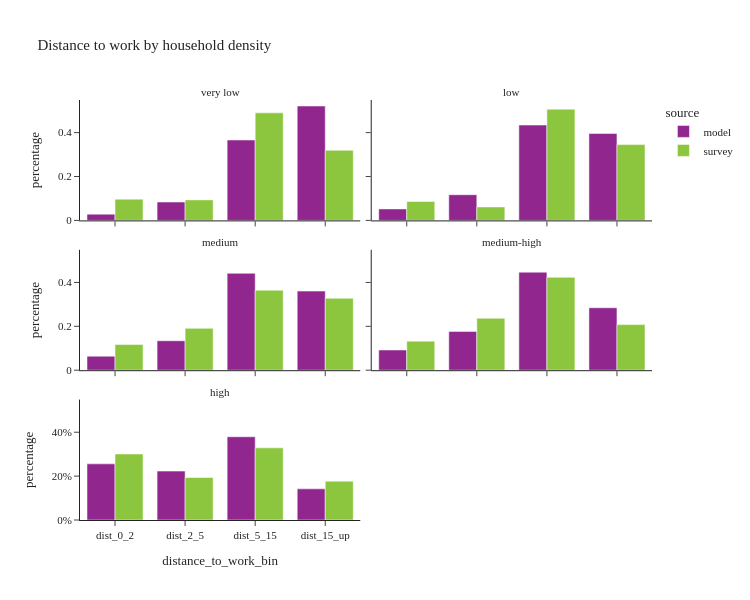

The notebook cell this image was saved under:
### Markdown cell above
- Household density represents the household density of a person's home location

### Code cell
util.plot_share_facetbar(per_data, 'person_weight', share_col="distance_to_work_bin", title="Distance to work by household density", 
                            facet_col="log_hh_1_group", facet_col_wrap=2, height=600, orientation='v')

### Figure 1 — Plotly figure (JSON) as saved in the notebook; plotly's stock layout.template omitted (floating-point values rounded to 4 significant figures)
{"data": [{"alignmentgroup": "True", "customdata": [[7013], [20624], [90214], [128321]], "hovertemplate": "source=model<br>log_hh_1_group=very low<br>distance_to_work_bin=%{x}<br>percentage=%{y}<br>sample_size=%{customdata[0]}<extra></extra>", "legendgroup": "model", "marker": {"color": "#91268F", "pattern": {"shape": ""}}, "name": "model", "offsetgroup": "model", "orientation": "v", "showlegend": true, "textposition": "auto", "type": "bar", "x": ["dist_0_2", "dist_2_5", "dist_5_15", "dist_15_up"], "xaxis": "x5", "y": [0.02849, 0.08378, 0.3665, 0.5213], "yaxis": "y5"}, {"alignmentgroup": "True", "customdata": [[13632], [30496], [113296], [103293]], "hovertemplate": "source=model<br>log_hh_1_group=low<br>distance_to_work_bin=%{x}<br>percentage=%{y}<br>sample_size=%{customdata[0]}<extra></extra>", "legendgroup": "model", "marker": {"color": "#91268F", "pattern": {"shape": ""}}, "name": "model", "offsetgroup": "model", "orientation": "v", "showlegend": false, "textposition": "auto", "type": "bar", "x": ["dist_0_2", "dist_2_5", "dist_5_15", "dist_15_up"], "xaxis": "x6", "y": [0.05229, 0.117, 0.4346, 0.3962], "yaxis": "y6"}, {"alignmentgroup": "True", "customdata": [[33617], [70791], [232993], [190182]], "hovertemplate": "source=model<br>log_hh_1_group=medium<br>distance_to_work_bin=%{x}<br>percentage=%{y}<br>sample_size=%{customdata[0]}<extra></extra>", "legendgroup": "model", "marker": {"color": "#91268F", "pattern": {"shape": ""}}, "name": "model", "offsetgroup": "model", "orientation": "v", "showlegend": false, "textposition": "auto", "type": "bar", "x": ["dist_0_2", "dist_2_5", "dist_5_15", "dist_15_up"], "xaxis": "x3", "y": [0.06372, 0.1342, 0.4416, 0.3605], "yaxis": "y3"}, {"alignmentgroup": "True", "customdata": [[45185], [86793], [219105], [139580]], "hovertemplate": "source=model<br>log_hh_1_group=medium-high<br>distance_to_work_bin=%{x}<br>percentage=%{y}<br>sample_size=%{customdata[0]}<extra></extra>", "legendgroup": "model", "marker": {"color": "#91268F", "pattern": {"shape": ""}}, "name": "model", "offsetgroup": "model", "orientation": "v", "showlegend": false, "textposition": "auto", "type": "bar", "x": ["dist_0_2", "dist_2_5", "dist_5_15", "dist_15_up"], "xaxis": "x4", "y": [0.09209, 0.1769, 0.4465, 0.2845], "yaxis": "y4"}, {"alignmentgroup": "True", "customdata": [[117876], [102721], [174836], [65398]], "hovertemplate": "source=model<br>log_hh_1_group=high<br>distance_to_work_bin=%{x}<br>percentage=%{y}<br>sample_size=%{customdata[0]}<extra></extra>", "legendgroup": "model", "marker": {"color": "#91268F", "pattern": {"shape": ""}}, "name": "model", "offsetgroup": "model", "orientation": "v", "showlegend": false, "textposition": "auto", "type": "bar", "x": ["dist_0_2", "dist_2_5", "dist_5_15", "dist_15_up"], "xaxis": "x", "y": [0.2558, 0.2229, 0.3794, 0.1419], "yaxis": "y"}, {"alignmentgroup": "True", "customdata": [[21], [26], [84], [97]], "hovertemplate": "source=survey<br>log_hh_1_group=very low<br>distance_to_work_bin=%{x}<br>percentage=%{y}<br>sample_size=%{customdata[0]}<extra></extra>", "legendgroup": "survey", "marker": {"color": "#8CC63E", "pattern": {"shape": ""}}, "name": "survey", "offsetgroup": "survey", "orientation": "v", "showlegend": true, "textposition": "auto", "type": "bar", "x": ["dist_0_2", "dist_2_5", "dist_5_15", "dist_15_up"], "xaxis": "x5", "y": [0.09686, 0.09353, 0.4901, 0.3195], "yaxis": "y5"}, {"alignmentgroup": "True", "customdata": [[22], [32], [109], [66]], "hovertemplate": "source=survey<br>log_hh_1_group=low<br>distance_to_work_bin=%{x}<br>percentage=%{y}<br>sample_size=%{customdata[0]}<extra></extra>", "legendgroup": "survey", "marker": {"color": "#8CC63E", "pattern": {"shape": ""}}, "name": "survey", "offsetgroup": "survey", "orientation": "v", "showlegend": false, "textposition": "auto", "type": "bar", "x": ["dist_0_2", "dist_2_5", "dist_5_15", "dist_15_up"], "xaxis": "x6", "y": [0.08622, 0.06147, 0.5068, 0.3455], "yaxis": "y6"}, {"alignmentgroup": "True", "customdata": [[74], [79], [220], [141]], "hovertemplate": "source=survey<br>log_hh_1_group=medium<br>distance_to_work_bin=%{x}<br>percentage=%{y}<br>sample_size=%{customdata[0]}<extra></extra>", "legendgroup": "survey", "marker": {"color": "#8CC63E", "pattern": {"shape": ""}}, "name": "survey", "offsetgroup": "survey", "orientation": "v", "showlegend": false, "textposition": "auto", "type": "bar", "x": ["dist_0_2", "dist_2_5", "dist_5_15", "dist_15_up"], "xaxis": "x3", "y": [0.1169, 0.1906, 0.3646, 0.3279], "yaxis": "y3"}, {"alignmentgroup": "True", "customdata": [[98], [154], [248], [112]], "hovertemplate": "source=survey<br>log_hh_1_group=medium-high<br>distance_to_work_bin=%{x}<br>percentage=%{y}<br>sample_size=%{customdata[0]}<extra></extra>", "legendgroup": "survey", "marker": {"color": "#8CC63E", "pattern": {"shape": ""}}, "name": "survey", "offsetgroup": "survey", "orientation": "v", "showlegend": false, "textposition": "auto", "type": "bar", "x": ["dist_0_2", "dist_2_5", "dist_5_15", "dist_15_up"], "xaxis": "x4", "y": [0.1323, 0.2365, 0.4234, 0.2077], "yaxis": "y4"}, {"alignmentgroup": "True", "customdata": [[449], [332], [407], [173]], "hovertemplate": "source=survey<br>log_hh_1_group=high<br>distance_to_work_bin=%{x}<br>percentage=%{y}<br>sample_size=%{customdata[0]}<extra></extra>", "legendgroup": "survey", "marker": {"color": "#8CC63E", "pattern": {"shape": ""}}, "name": "survey", "offsetgroup": "survey", "orientation": "v", "showlegend": false, "textposition": "auto", "type": "bar", "x": ["dist_0_2", "dist_2_5", "dist_5_15", "dist_15_up"], "xaxis": "x", "y": [0.3008, 0.1937, 0.3287, 0.1768], "yaxis": "y"}], "layout": {"annotations": [{"font": {}, "showarrow": false, "text": "high", "x": 0.245, "xanchor": "center", "xref": "paper", "y": 0.2867, "yanchor": "bottom", "yref": "paper"}, {"font": {}, "showarrow": false, "text": "medium", "x": 0.245, "xanchor": "center", "xref": "paper", "y": 0.6433, "yanchor": "bottom", "yref": "paper"}, {"font": {}, "showarrow": false, "text": "medium-high", "x": 0.755, "xanchor": "center", "xref": "paper", "y": 0.6433, "yanchor": "bottom", "yref": "paper"}, {"font": {}, "showarrow": false, "text": "very low", "x": 0.245, "xanchor": "center", "xref": "paper", "y": 1.0, "yanchor": "bottom", "yref": "paper"}, {"font": {}, "showarrow": false, "text": "low", "x": 0.755, "xanchor": "center", "xref": "paper", "y": 1.0, "yanchor": "bottom", "yref": "paper"}], "barmode": "group", "height": 600, "legend": {"title": {"text": "source"}, "tracegroupgap": 0}, "title": {"text": "Distance to work by household density"}, "width": 750, "xaxis": {"anchor": "y", "domain": [0, 0.49], "title": {"text": "distance_to_work_bin"}}, "xaxis2": {"anchor": "y2", "domain": [0.51, 1], "matches": "x", "title": {"text": "distance_to_work_bin"}}, "xaxis3": {"anchor": "y3", "domain": [0, 0.49], "matches": "x", "showticklabels": false}, "xaxis4": {"anchor": "y4", "domain": [0.51, 1], "matches": "x", "showticklabels": false}, "xaxis5": {"anchor": "y5", "domain": [0, 0.49], "matches": "x", "showticklabels": false}, "xaxis6": {"anchor": "y6", "domain": [0.51, 1], "matches": "x", "showticklabels": false}, "yaxis": {"anchor": "x", "domain": [0, 0.2867], "tickformat": ".0%", "title": {"text": "percentage"}}, "yaxis2": {"anchor": "x2", "domain": [0, 0.2867], "matches": "y", "showticklabels": false, "tickformat": ".0%"}, "yaxis3": {"anchor": "x3", "domain": [0.3567, 0.6433], "matches": "y", "title": {"text": "percentage"}}, "yaxis4": {"anchor": "x4", "domain": [0.3567, 0.6433], "matches": "y", "showticklabels": false}, "yaxis5": {"anchor": "x5", "domain": [0.7133, 1.0], "matches": "y", "title": {"text": "percentage"}}, "yaxis6": {"anchor": "x6", "domain": [0.7133, 1.0], "matches": "y", "showticklabels": false}}}
